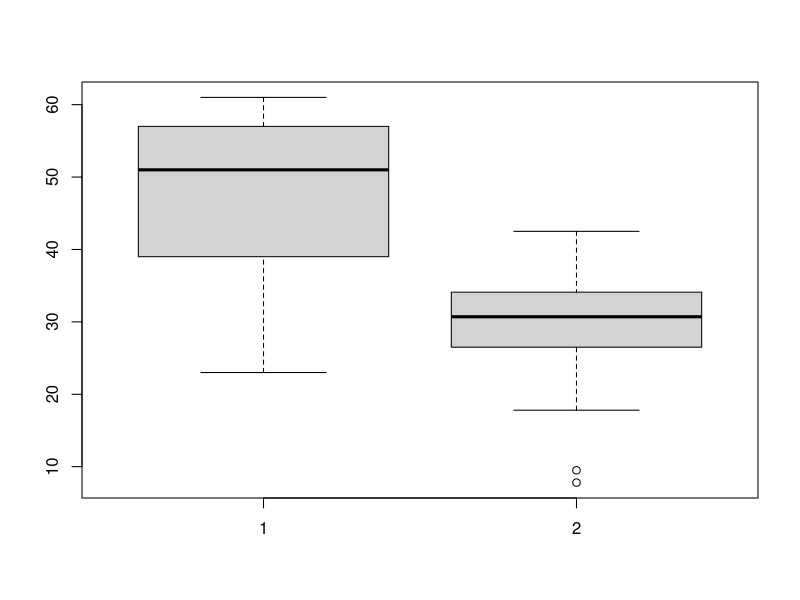
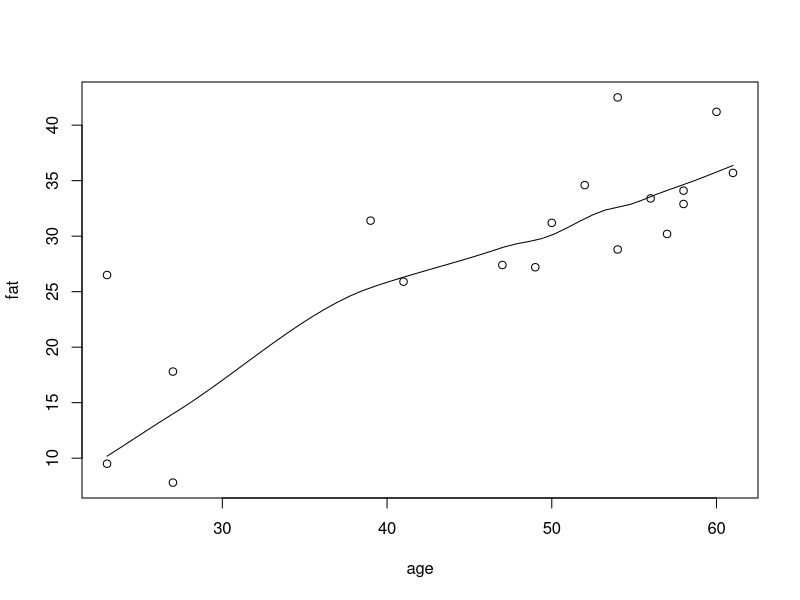
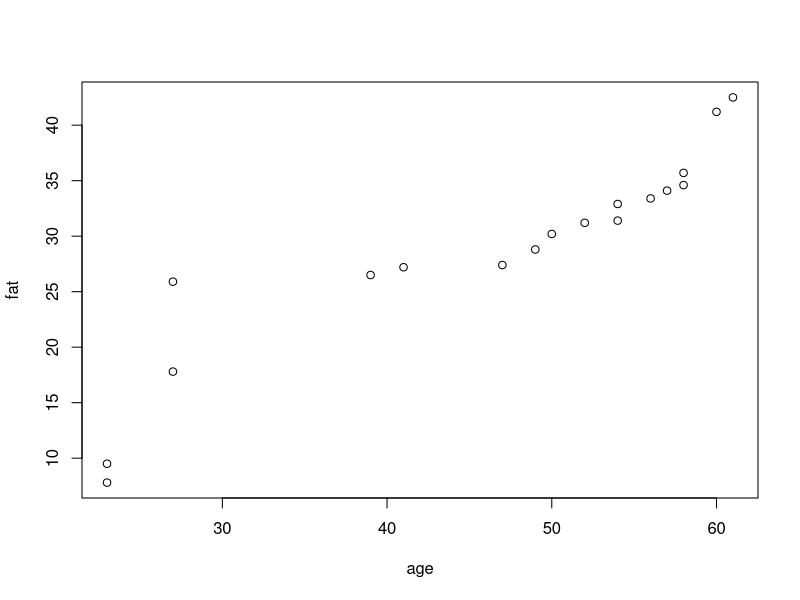

Write the R code that produced these figures, in order.
age<-c(23,23,27,27,39,41,47,49,50,52,54,54,56,57,58,58,60,61)
fat<-c(9.5,26.5,7.8,17.8,31.4,25.9,27.4,27.2,31.2,34.6,42.5,28.8,33.4,30.2,34.1,32.9,41.2,35.7)
mean(age)
mean(fat)
median(age)
median(fat)
sd(age)
sd(fat)
#boxplot
boxplot(age,fat)
#scatterplot
scatter.smooth(age,fat)
#qqplot
qqplot(age,fat)
